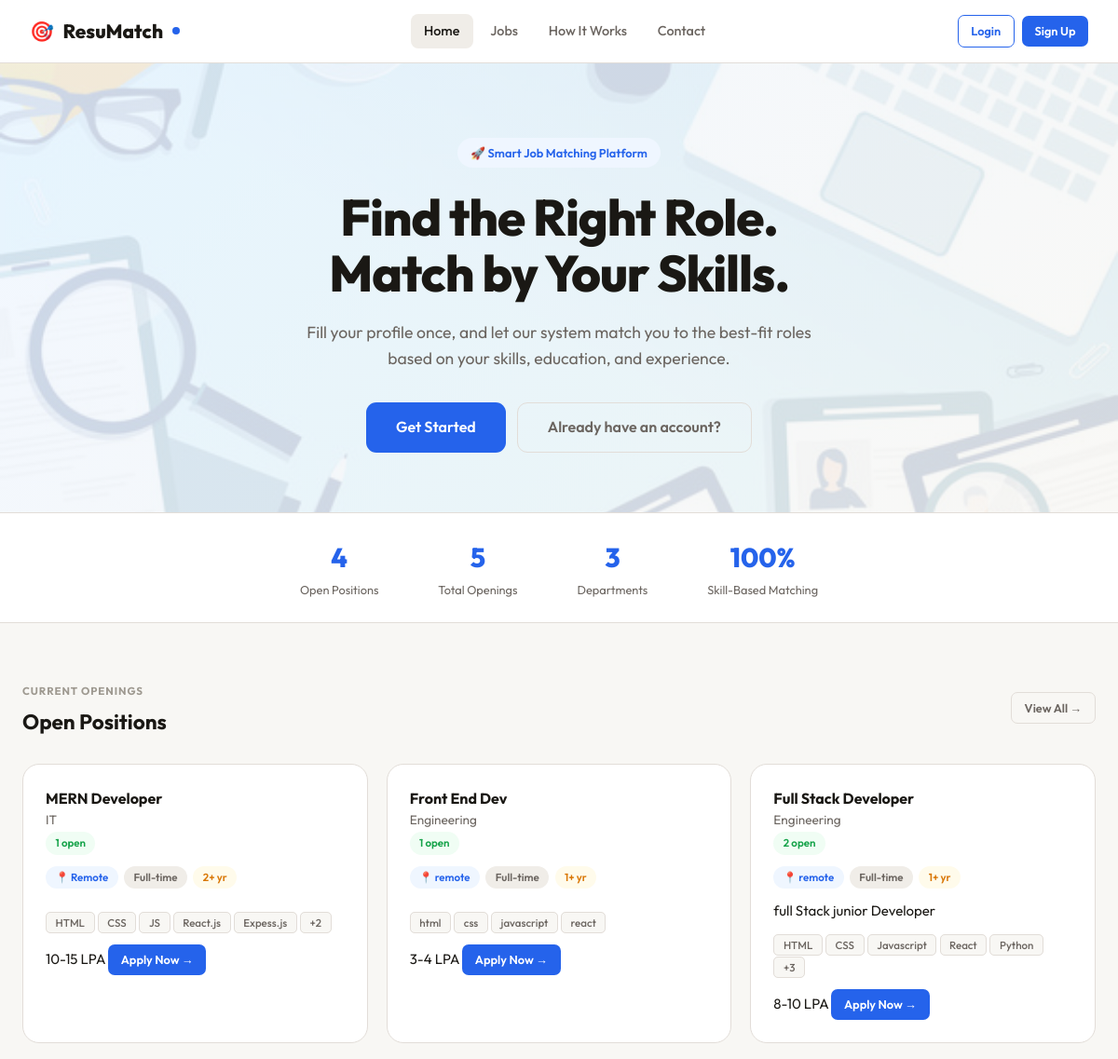
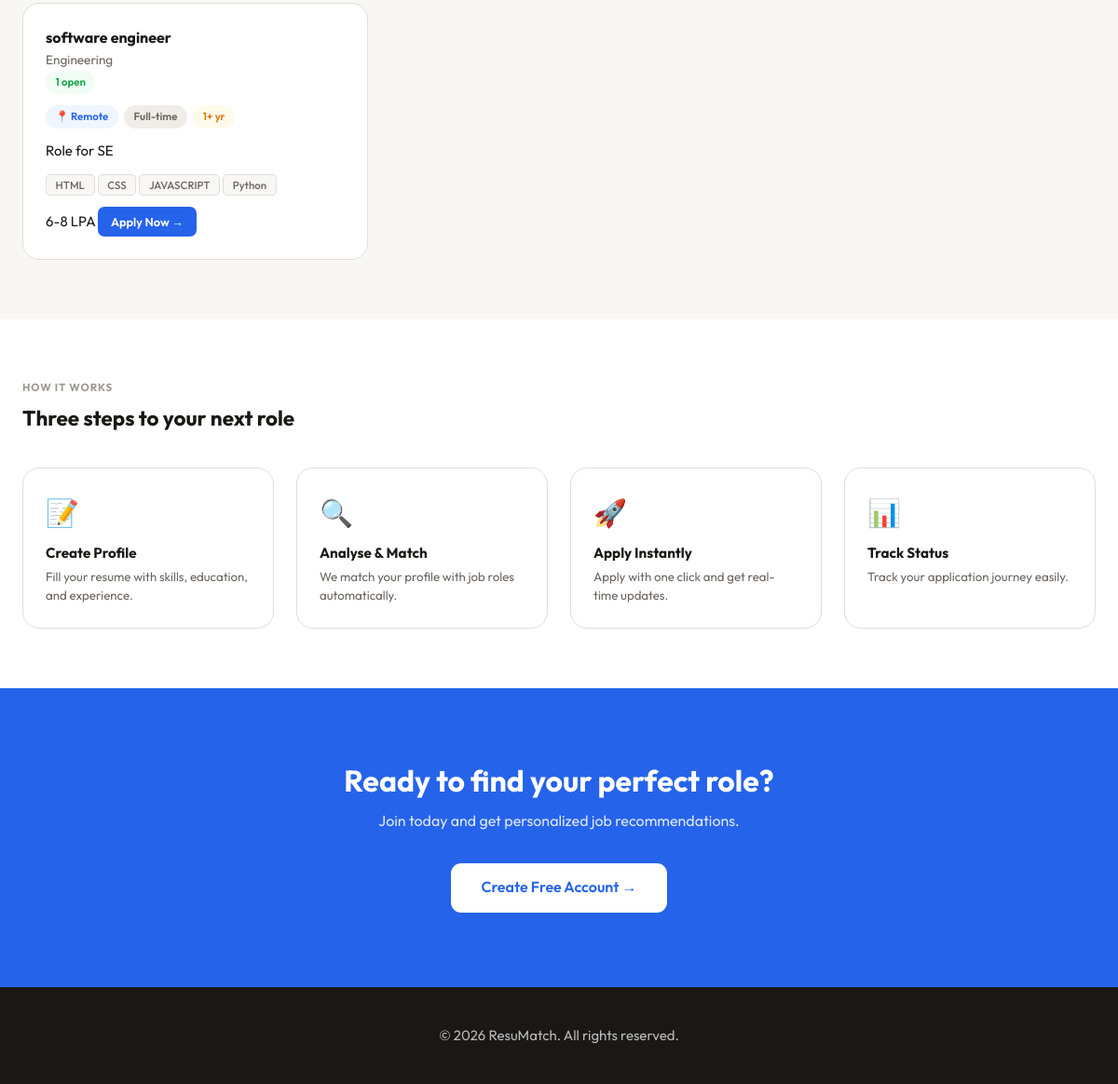
The page / on the database its author committed (2 pictures, top to bottom).
### tables this page shows
CREATE TABLE jobs (
            id INTEGER PRIMARY KEY AUTOINCREMENT,
            title TEXT NOT NULL,
            department TEXT,
            location TEXT,
            type TEXT DEFAULT 'Full-time',
            description TEXT,
            required_skills TEXT,
            required_education TEXT,
            min_experience INTEGER DEFAULT 0,
            salary TEXT,
            openings INTEGER DEFAULT 1,
            is_active INTEGER DEFAULT 1,
            posted_by INTEGER,
            created_at TEXT DEFAULT CURRENT_TIMESTAMP
        );

### app.py (the view)
@app.route('/')
def home():
    conn = get_db()
    jobs = conn.execute('SELECT * FROM jobs WHERE is_active=1 ORDER BY created_at DESC').fetchall()
    conn.close()
    return render_template('home.html', jobs=jobs)

### app.py (called while the page is built)
def get_db():
    conn = sqlite3.connect(DB)
    conn.row_factory = sqlite3.Row
    return conn

### templates/home.html (shortened to what this page needs)
<!DOCTYPE html>
<html lang="en">
<head>
  <link rel="stylesheet" href="{{ url_for('static', filename='css/style.css') }}">
</head>
<body>
  <nav class="navbar">
    <div class="nav-brand">
      <span>🎯</span>
      <span>ResuMatch</span>
      <span class="dot"></span>
    </div>
    <div class="nav-links">
      <a href="{{ url_for('home') }}" class="active">Home</a>
      <a href="{{ url_for('all_jobs') }}">Jobs</a>
      <a href="#features">How It Works</a>
      <a href="{{ url_for('contact') }}">Contact</a>
    </div>
    <div class="nav-cta">
      {% if session.user_id %}
        {% if session.user_role == 'candidate' %}
          <a href="{{ url_for('recommendations') }}" class="btn btn-ghost btn-sm">My Jobs</a>
        {% elif session.user_role == 'hiring' %}
          <a href="{{ url_for('hiring_dashboard') }}" class="btn btn-ghost btn-sm">Dashboard</a>
        {% else %}
          <a href="{{ url_for('admin_dashboard') }}" class="btn btn-ghost btn-sm">Admin</a>
        {% endif %}
        <a href="{{ url_for('logout') }}" class="btn btn-ghost btn-sm">Logout</a>
      {% else %}
        <a href="{{ url_for('login') }}" class="btn btn-outline btn-sm">Login</a>
        <a href="{{ url_for('signup') }}" class="btn btn-primary btn-sm">Sign Up</a>
      {% endif %}
    </div>
  </nav>
  <section class="hero">
    <div class="container">
      <div class="hero-eyebrow">🚀 Smart Job Matching Platform</div>
      <h1>Find the Right Role.<br>Match by Your Skills.</h1>
      <p>
        Fill your profile once, and let our system match you to the best-fit roles
        based on your skills, education, and experience.
      </p>
      <div class="hero-btns">
        {% if not session.user_id %}
          <a href="{{ url_for('signup') }}" class="btn btn-primary btn-lg">Get Started</a>
          <a href="{{ url_for('login') }}" class="btn btn-ghost btn-lg">Already have an account?</a>
        {% endif %}
      </div>
    </div>
  </section>
  <section class="counter-strip">
    <div class="container">
      <div class="counter-wrap">
        <div class="counter-item">
          <div class="counter-num">{{ jobs|length }}</div>
          <div class="counter-txt">Open Positions</div>
        </div>
        <div class="counter-item">
          <div class="counter-num">{{ jobs|sum(attribute='openings') }}</div>
          <div class="counter-txt">Total Openings</div>
        </div>
        <div class="counter-item">
          <div class="counter-num">
            {{ jobs | map(attribute='department') | unique | list | length }}
          </div>
          <div class="counter-txt">Departments</div>
        </div>
        <div class="counter-item">
          <div class="counter-num">100%</div>
          <div class="counter-txt">Skill-Based Matching</div>
        </div>
      </div>
    </div>
  </section>
  <section class="jobs-section">
    <div class="container">
      <div class="section-head">
        <div>
          <div class="section-label">Current Openings</div>
          <h2>Open Positions</h2>
        </div>
        <a href="{{ url_for('all_jobs') }}" class="btn btn-ghost btn-sm">View All →</a>
      </div>
      <div class="jobs-grid">
        {% for job in jobs[:6] %}
        {% set skills = job.required_skills.split(',') %}
        <div class="job-card">
          <div class="job-header">
            <div>
              <div class="job-title">{{ job.title }}</div>
              <div class="job-company">{{ job.department }}</div>
            </div>
            <span class="badge badge-green">{{ job.openings }} open</span>
          </div>
          <div class="job-meta">
            <span class="badge badge-blue">📍 {{ job.location }}</span>
            <span class="badge badge-gray">{{ job.type }}</span>
            <span class="badge badge-amber">{{ job.min_experience }}+ yr</span>
          </div>
          <p class="job-desc">{{ job.description }}</p>
          <div class="job-skills">
            {% for skill in skills[:5] %}
              <span class="dept-tag">{{ skill.strip() }}</span>
            {% endfor %}
            {% if skills|length > 5 %}
              <span class="dept-tag">+{{ skills|length - 5 }}</span>
            {% endif %}
          </div>
          <div class="job-footer">
            <span class="salary">{{ job.salary }}</span>
            <a href="{{ url_for('signup') }}" class="btn btn-primary btn-sm">Apply Now →</a>
          </div>
        </div>
        {% endfor %}
      </div>
    </div>
  </section>
  <section class="features" id="features">
    <div class="container">
      <div class="section-center">
        <div class="section-label">How It Works</div>
        <h2>Three steps to your next role</h2>
      </div>
      <div class="features-grid">
        <div class="feature-card">
          <div class="feature-icon">📝</div>
          <h3>Create Profile</h3>
          <p>Fill your resume with skills, education, and experience.</p>
        </div>
        <div class="feature-card">
          <div class="feature-icon">🔍</div>
          <h3>Analyse & Match</h3>
          <p>We match your profile with job roles automatically.</p>
        </div>
        <div class="feature-card">
          <div class="feature-icon">🚀</div>
          <h3>Apply Instantly</h3>
          <p>Apply with one click and get real-time updates.</p>
        </div>
        <div class="feature-card">
          <div class="feature-icon">📊</div>
          <h3>Track Status</h3>
          <p>Track your application journey easily.</p>
        </div>
      </div>
    </div>
  </section>
  <section class="cta-section">
    <div class="container">
      <h2>Ready to find your perfect role?</h2>
      <p>Join today and get personalized job recommendations.</p>
      {% if not session.user_id %}
        <a href="{{ url_for('signup') }}" class="btn btn-white btn-lg">Create Free Account →</a>
      {% else %}
        <a href="{{ url_for('candidate_form') }}" class="btn btn-white btn-lg">Go to Dashboard →</a>
      {% endif %}
    </div>
  </section>
  <footer class="footer">
    <div class="container">
      <p>© 2026 ResuMatch. All rights reserved.</p>
    </div>
  </footer>
</body>
</html>

### rows shown on the page
jobs: title "MERN Developer", department "IT", openings "1", location "Remote", type "Full-time", min_experience "2", strip "HTML" "CSS" "JS" "React.js" "Expess.js", skills "2", salary "10-15 LPA"
jobs: title "Front End Dev", department "Engineering", openings "1", location "remote", type "Full-time", min_experience "1", strip "html" "css" "javascript" "react", salary "3-4 LPA"
jobs: title "Full Stack Developer", department "Engineering", openings "2", location "remote", type "Full-time", min_experience "1", description "full Stack junior Developer", strip "HTML" "CSS" "Javascript" "React" "Python", skills "3", salary "8-10 LPA"
jobs: title "software engineer", department "Engineering", openings "1", location "Remote", type "Full-time", min_experience "1", description "Role for SE", strip "HTML" "CSS" "JAVASCRIPT" "Python", salary "6-8 LPA"

### other values the page prints
{{ jobs|length }} "4"
{{ jobs|sum(attribute='openings') }} "5"
{{ jobs | map(attribute='department') | unique | list | length }} "3"
